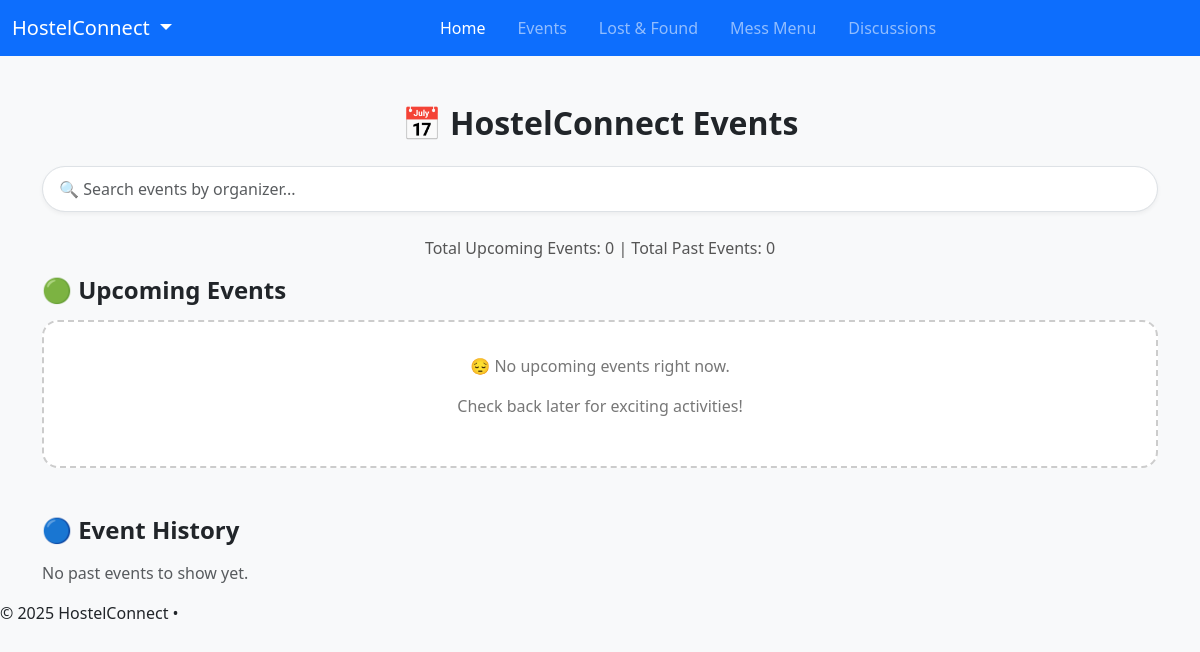
/app2/events/, run on an earlier commit of the app's database.
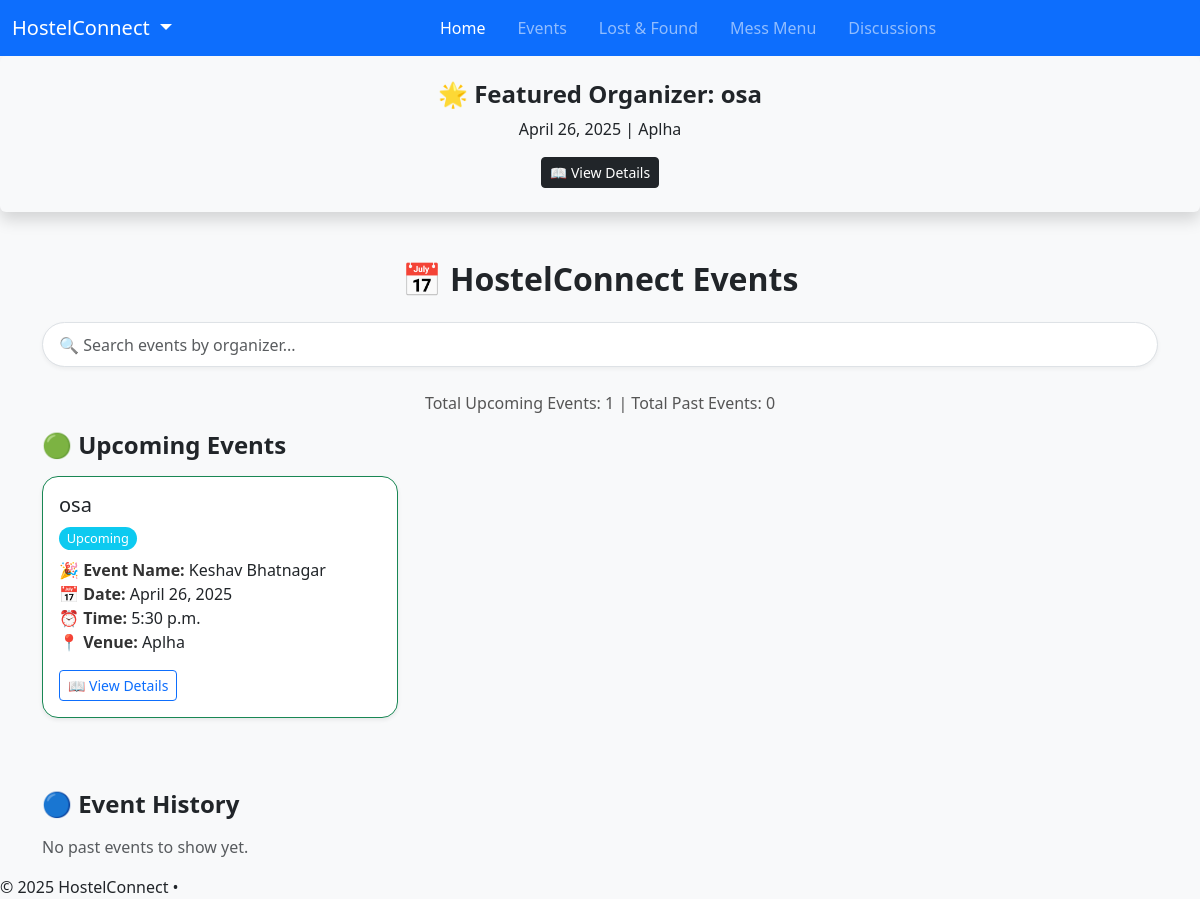
And on a later commit of the database.
### app2/models.py (models this page shows, shortened)
class Form(models.Model):
    name = models.CharField(max_length=255)
    date = models.DateField()
    time = models.TimeField()
    venue = models.CharField(max_length=255)
    description = models.TextField(help_text="Event description", blank=True, null=True)
    organizer = models.CharField(max_length=255)
    description = models.TextField(help_text="Event description", blank=True, null=True)  # Note: 'description' is defined twice, fix this if intentional

### app2/views.py (the view)
# urls.py: path('events/', views.events, name='events'),
def events(request):
    today = date.today()
    upcoming_events = Form.objects.filter(date__gte=today).order_by('date')
    past_events = Form.objects.filter(date__lt=today).order_by('-date')
    featured_event = upcoming_events.first()
    context = {
        'featured_event': featured_event,
        'upcoming_events': upcoming_events,
        'past_events': past_events,
    }
    return render(request, 'events.html', context)

### app2/templates/events.html (shortened to what the changed rows need)
{% extends 'base.html' %}
{% block content %}
<!DOCTYPE html>
<html lang="en">
<head>
  <link href="https://cdn.jsdelivr.net/npm/bootstrap@5.3.3/dist/css/bootstrap.min.css" rel="stylesheet">
</head>
<body>
{% if featured_event %}
<div class="bg-light text-dark p-4 rounded text-center mb-4 shadow fade-in">
  <h4>🌟 Featured Organizer: {{ featured_event.organizer|default:"Organizer Unknown" }}</h4>
  <p>{{ featured_event.date }} | {{ featured_event.venue }}</p>
  <button class="btn btn-dark btn-sm" data-bs-toggle="modal"
          data-bs-target="#detailsModalFeatured">📖 View Details</button>
</div>
{% endif %}
<div class="container mt-5 fade-in">
  <h2 class="text-center mb-4">📅 HostelConnect Events</h2>
  <div class="mb-4">
    <input type="text" class="form-control" id="searchInput" placeholder="🔍 Search events by organizer..." onkeyup="searchEvents()">
  </div>
  <div class="text-center count-label">
    Total Upcoming Events: {{ upcoming_events|length }} |
    Total Past Events: {{ past_events|length }}
  </div>
  <div class="mb-5">
    <h4 class="mb-3">🟢 Upcoming Events</h4>
    <div class="row" id="upcomingEventsContainer">
      {% for event in upcoming_events %}
      <div class="col-md-4 mb-4 event-card search-item">
        <div class="card h-100 border-success shadow-sm">
          <div class="card-body">
            <h5 class="card-title">{{ event.organizer|default:"Organizer Unknown" }}</h5>
            <span class="badge bg-info event-badge">Upcoming</span>
            <p class="card-text mt-2">
              <strong>🎉 Event Name:</strong> {{ event.name }}<br>
              <strong>📅 Date:</strong> {{ event.date }}<br>
              <strong>⏰ Time:</strong> {{ event.time }}<br>
              <strong>📍 Venue:</strong> {{ event.venue }}
            </p>
            <a href="#" class="btn btn-outline-primary btn-sm" data-bs-toggle="modal"
               data-bs-target="#detailsModal{{ event.id }}">📖 View Details</a>
          </div>
        </div>
      </div>
      {% empty %}
      <div class="col-12">
        <div class="empty-state">
          <p>😔 No upcoming events right now.</p>
          <p>Check back later for exciting activities!</p>
        </div>
      </div>
      {% endfor %}
    </div>
  </div>
  <div>
    <h4 class="mb-3">🔵 Event History</h4>
    <div class="row" id="pastEventsContainer">
    </div>
  </div>
</div>
</body>
</html>
{% endblock %}

What changed in the data, as far as the page shows it:
added Form: organizer "osa", date "April 26, 2025", venue "Aplha", name "Keshav Bhatnagar", time "5:30 p.m."
Also different on the page:
{{ upcoming_events|length }}: "0" → "1"
text no longer shown: "😔 No upcoming events right now. Check back later for exciting activities!"
text now shown: "🌟 Featured Organizer: | 📖 View Details"
